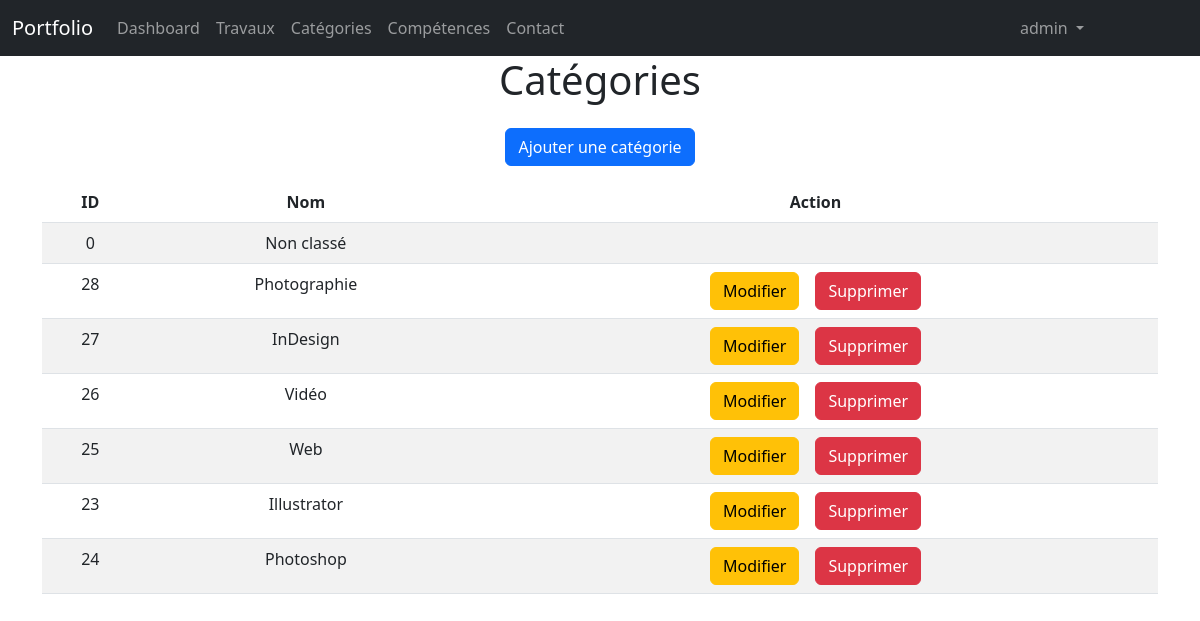
Page /admin/categories.php (signed in) on the earlier database version.
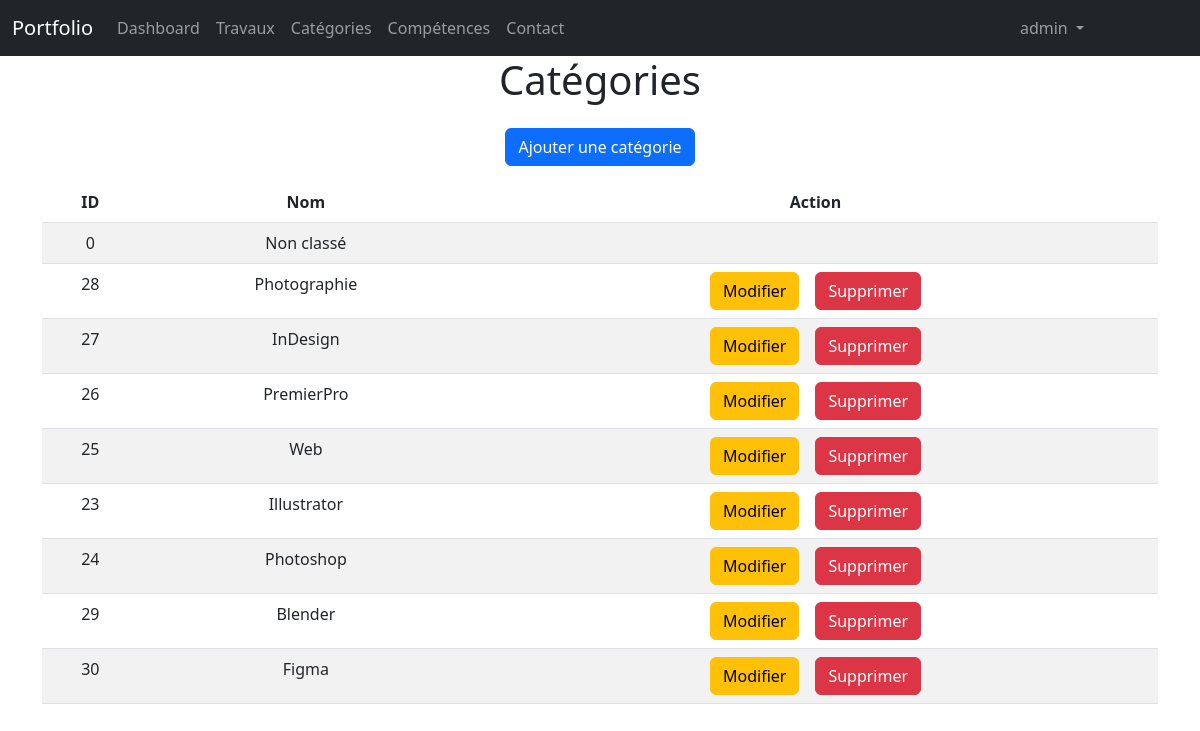
Same page on the later database version.
### tables this page shows
CREATE TABLE IF NOT EXISTS `categories` (
  `id` int NOT NULL AUTO_INCREMENT,
  `nom` varchar(255) NOT NULL,
  PRIMARY KEY (`id`)
);

### admin/categories.php (the view, shortened to what this page needs)
<?php
    require "../connexion.php";
    $limit=10;
?>
<!DOCTYPE html>
<html lang="en">
<head>
    <link rel="stylesheet" href="../bootstrap/css/bootstrap.min.css">
    <link rel="stylesheet" href="adminstyle.css">
</head>
<body>
    <?php
        include("partials/header.php");
    ?>
    <div class="container">
        <h1>Catégories</h1>
        <a href="addCategorie.php" class="btn btn-primary my-3">Ajouter une catégorie</a>
        <?php
            if(isset($_GET['page']))
            {
                $pg = $_GET['page'];
            }else{
                $pg = 1;
            }
            $offset=($pg-1)*$limit;
        ?>
        <table class="table table-striped">
            <thead>
                <tr>
                    <th class='text-center'>ID</th>
                    <th class='text-center'>Nom</th>
                    <th class='text-center'>Action</th>
                </tr>
            </thead>
            <tbody>
                <?php
                    $req = $bdd->prepare("SELECT * FROM categories LIMIT :offset, :mylimit");
                    $req->bindParam(':offset',$offset, PDO::PARAM_INT);
                    $req->bindParam(":mylimit", $limit, PDO::PARAM_INT);
                    $req->execute();                    while($don = $req->fetch())
                    {
                        echo "<tr>";
                            echo "<td>".$don['id']."</td>";
                            echo "<td class='text-center'>".$don['nom']."</td>";
                            echo "<td class='text-center'>";
                            if($don['id']!=0)
                            {
                                echo "<a href='updateCategorie.php?id=".$don['id']."' class='btn btn-warning mx-2'>Modifier</a>";
                                echo "<a href='categories.php?delete=".$don['id']."' class='btn btn-danger mx-2'>Supprimer</a>";
                            }
                            echo "</td>";
                        echo "</tr>";
                    }
                ?>
            </tbody>
        </table>
    </div>
</body>
</html>

Differences in the rows shown:
changed categories id 26: nom "Vidéo" → "PremierPro"
added categories: id "29", nom "Blender"
added categories: id "30", nom "Figma"
